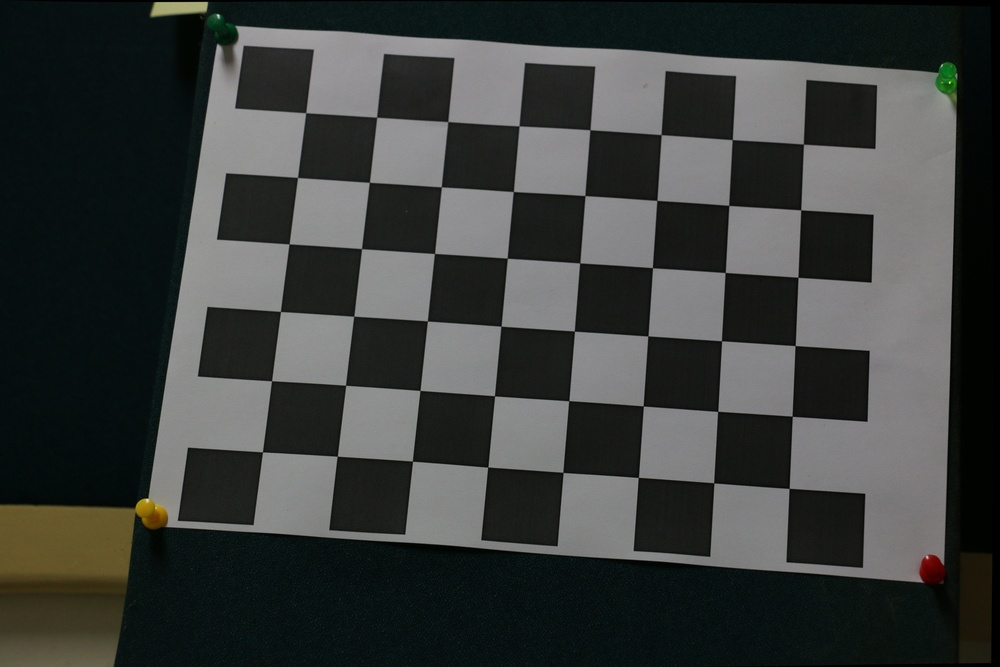
#> input picture Assignment1/calib_images/test_undist.jpg, 1000 x 667 px, shrunk from 5472 x 3648 before the run; its folder holds only this picture in this run
$ python dlt_calib_single_image_ortho.py
#> lines starting #> are read from the running program, lines starting #| are printed output that depends on the picture; after the words box and inside, x2 and y2 are one past the last pixel; in counts of white or black regions, pixels touching at a corner belong together
import numpy as np
import cv2
import glob
import matplotlib.pyplot as plt


cols=8
rows=6

# prepare object points, like (0,0,0), (1,0,0), (2,0,0) ....,(6,5,0)
objp = np.zeros((rows*cols,3), np.float32)
objp[:,:2] = np.mgrid[0:cols, 0:rows].T.reshape(-1,2)

# Arrays to store object points and image points from all the images.
objpoints = [] # 3d points in real world space
imgpoints = [] # 2d points in image plane.

# Make a list of calibration images
images = glob.glob('calib_images/*.jpg')

# Step through the list and search for chessboard corners
for idx, fname in enumerate(images):
    img = cv2.imread(fname)
#> img is the input picture: shape (667, 1000, 3); mean B, G, R 60.1, 61.9, 58.9
    gray = cv2.cvtColor(img, cv2.COLOR_BGR2GRAY)
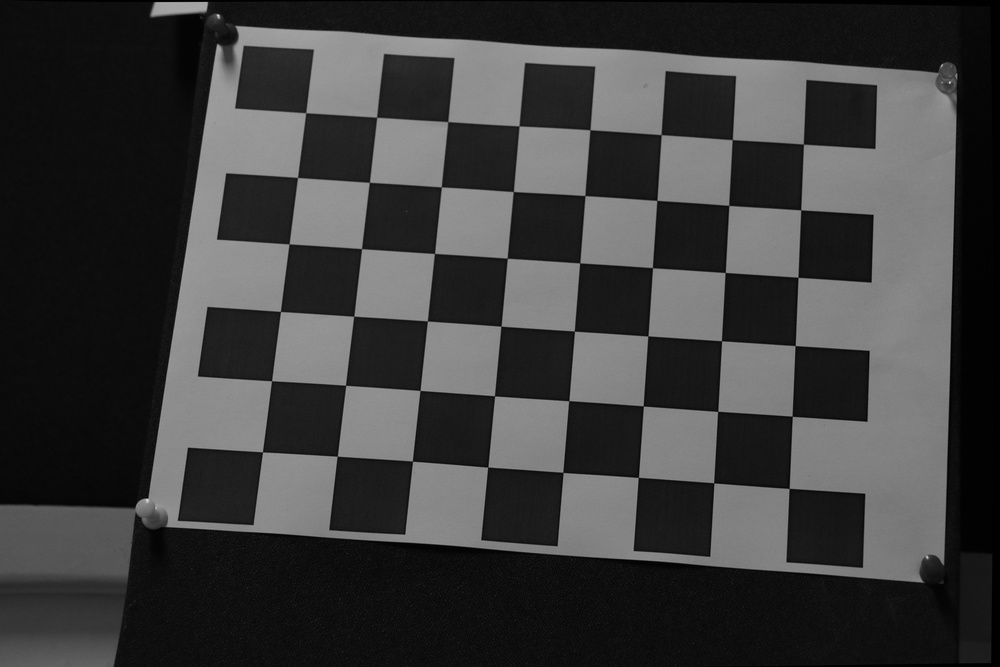
#> gray: shape (667, 1000); min 0, max 223, mean 60.7

    # Find the chessboard corners
    ret, corners = cv2.findChessboardCorners(gray, (cols,rows), None)
#> ret = True; corners = 48 rows, first 8: [305.7, 112.7], [376.7, 117.3], [447.8, 121.6], [519.1, 126], [590, 129.8], [661.1, 134.6], [732.2, 139.6], [803.5, 144.1]

    # If found, add object points, image points
    if ret == True:
        objpoints.append(objp)
        imgpoints.append(corners)

        # Draw and display the corners
        cv2.drawChessboardCorners(img, (cols,rows), corners, ret)
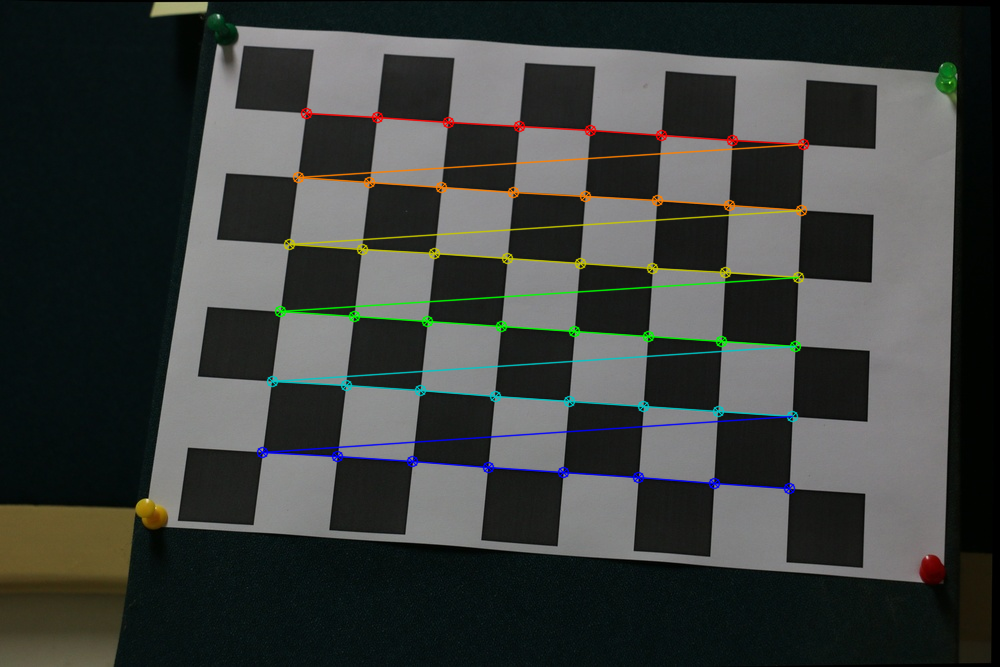
#> img: shape (667, 1000, 3); 3.12% of pixels changed, all inside (x1, y1, x2, y2) = (256, 107, 810, 495)
        #write_name = 'corners_found'+str(idx)+'.jpg'
        #cv2.imwrite(write_name, img)
        plt.imshow(img)
        plt.show()

cv2.destroyAllWindows()


import pickle


# Test undistortion on an image
img = cv2.imread('calib_images/IMG_5465.jpg')
#> (the run stopped early here; a loop or call above may not have finished)
